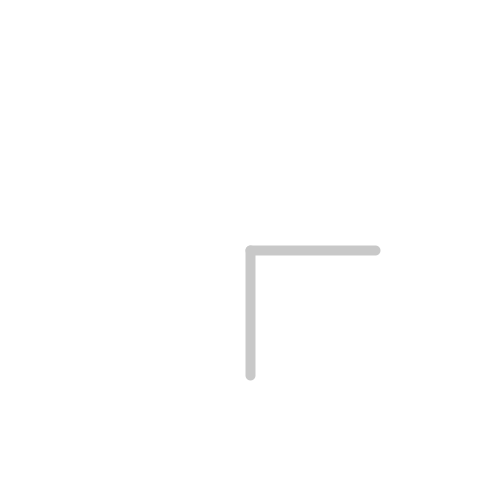
Frame 1 (no input)
Frame 60 (the mouse pressed at the canvas centre just before this capture): identical to frame 1, image omitted
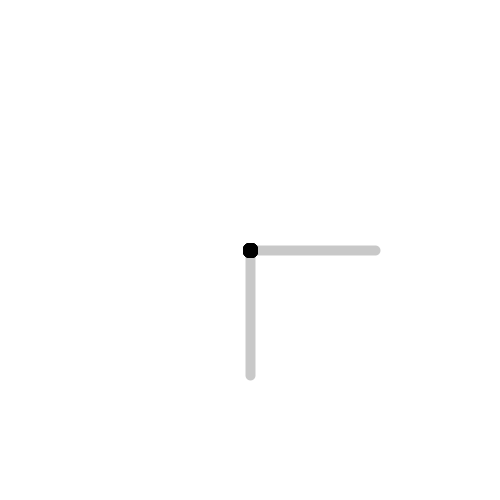
Frame 120 (the mouse held since frame 60 and released just before this capture)

The Processing sketch that drew these frames (run headless with seeded random() and noise(); from frame 60 on, the mouse is pressed at the canvas centre):

// Processing sketch: draw2_A
// ── draw2_A.pde
int canvasSize_x, canvasSize_y;

void settings()
{
    canvasSize_x = 500;
    canvasSize_y = 500;

    size(canvasSize_x, canvasSize_y);
}

float offx;
float offy;

void setup()
{
    background(255);

    offx = width/2;
    offy = height/2;

    float xa = 0+offx;
    float ya = 0+offy;

    stroke(200);
    strokeWeight(10);
    line(xa,ya,xa+offx/2,ya);//軸の描画
    line(xa,ya,xa,ya+offy/2);//軸の描画
}

void draw()
{
    stroke(0);
    strokeWeight(15);
    if(mousePressed)
    {    
        float sx = mouseX;
        float sy = mouseY;

        point(sx, sy);

        sx = sx - offx;
        sx = -sx;       
        sx = sx + offx;  
        point(sx, sy);    

        sy = sy - offy;
        sy = -sy;
        sy = sy + offy;
        point(sx, sy);

        sx = sx - offx; 
        sx = -sx;         
        sx = sx + offx;    
        point(sx, sy);
    }
}
